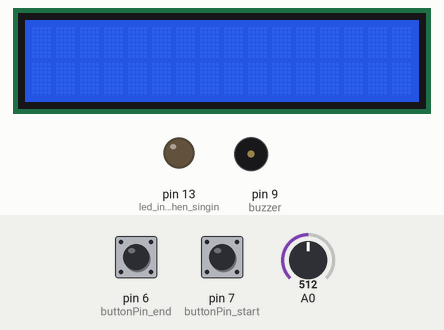
The sketch below on a simulated Arduino Uno, built with avr-gcc and run on an emulated ATmega328P. On the bench: 16×2 character LCD, output pins drawn as LEDs (lit = HIGH), buzzer (waves = sounding). Dashed ring = blinking. The inputs (shaded band) are chosen by the test bench; at power-on: pin 6 (buttonPin_end) LOW, pin 7 (buttonPin_start) LOW, A0 = 512. Random numbers use the default seed unless the sketch sets one; what the sketch prints to the serial monitor is not drawn.

Above: at 1.2 s.
1.3 s: pin 6 (buttonPin_end) pulled HIGH for 0.15 s
At 1.43 s:
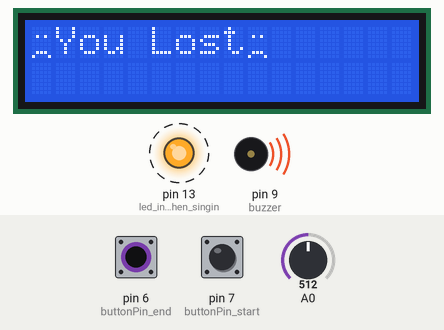
3.0 s: pin 7 (buttonPin_start) pulled HIGH for 1 s
At 4.06 s:
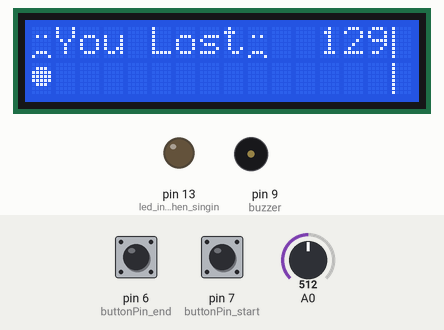
6.7 s: pin 6 (buttonPin_end) pulled HIGH for 1 s
At 10.4 s:
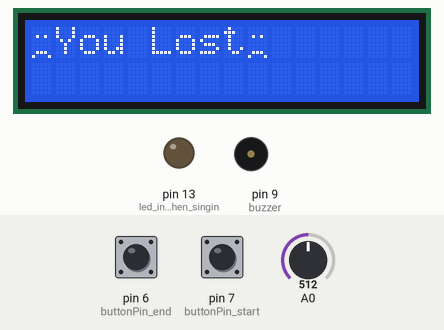
10.7 s: A0 set to 6
At 13.02 s:
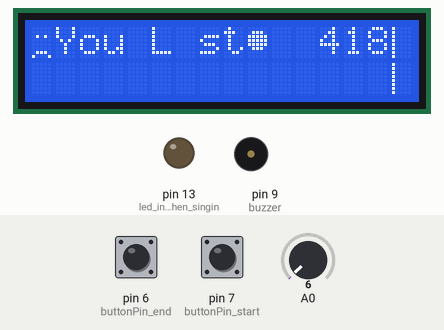
13.7 s: pin 6 (buttonPin_end) pulled HIGH for 0.15 s
At 15.79 s:
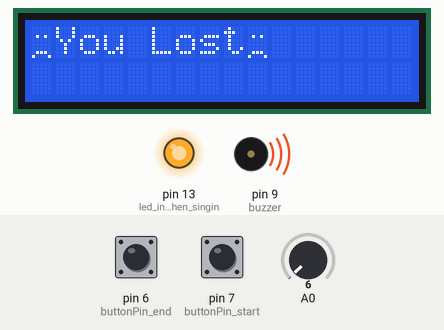
16.8 s: pin 6 (buttonPin_end) pulled HIGH for 3.2 s
At 21.03 s:
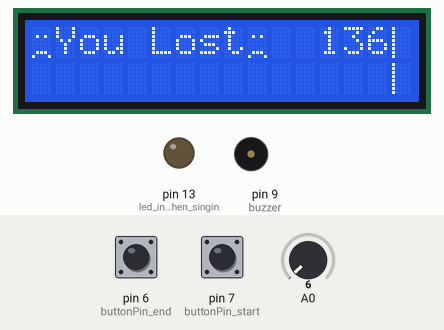
Timing chart, 0 to 22.5 s (numbered marks = the images above; inputs shaded):
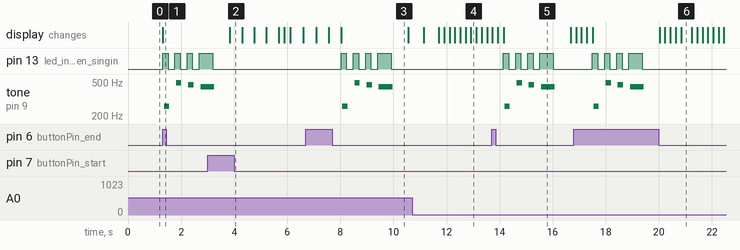

The sketch:

catch_the_ball.ino
```cpp
#include <LiquidCrystal.h>
#include "pitches.h"
#define melodyPin 9

// constants won't change. They're used here to set pin numbers:
const int buttonPin_start = 7;     // the number of the START pushbutton pin
const int buttonPin_end = 6;      // the number of the END pushbutton pin
const int rs = 12, en = 11, d4 = 5, d5 = 4, d6 = 3, d7 = 2;
LiquidCrystal lcd(rs, en, d4, d5, d6, d7);

// make some custom characters:
byte ball[8] = {
  0b00000,
  0b01110,
  0b11111,
  0b11111,
  0b11111,
  0b01110,
  0b00000,
  0b00000
};
byte antiball[8] = {
  0b00000,
  0b00000,
  0b00000,
  0b00000,
  0b00000,
  0b00000,
  0b00000,
  0b00000
};
byte sidewaysheart[8] = {
  0b00000,
  0b11100,
  0b11110,
  0b01111,
  0b11110,
  0b11100,
  0b00000,
  0b00000
};
byte barrier[8] = {
  0b10000,
  0b10000,
  0b10000,
  0b10000,
  0b10000,
  0b10000,
  0b10000,
  0b10000
};
byte heart[8] = {
  0b00000,
  0b01010,
  0b11111,
  0b11111,
  0b11111,
  0b01110,
  0b00100,
  0b00000
};
byte smiley[8] = {
  0b00000,
  0b00000,
  0b01010,
  0b00000,
  0b00000,
  0b10001,
  0b01110,
  0b00000
};
byte frownie[8] = {
  0b00000,
  0b00000,
  0b01010,
  0b00000,
  0b00000,
  0b00000,
  0b01110,
  0b10001
};

int falling = 0;
long randSpeed;
long randMove;

//Mario main theme melody
int melody[] = {
  NOTE_E7, NOTE_E7, 0, NOTE_E7,
  0, NOTE_C7, NOTE_E7, 0,
  NOTE_G7, 0, 0,  0,
  NOTE_G6, 0, 0, 0,

  NOTE_C7, 0, 0, NOTE_G6,
  0, 0, NOTE_E6, 0,
  0, NOTE_A6, 0, NOTE_B6,
  0, NOTE_AS6, NOTE_A6, 0,

  NOTE_G6, NOTE_E7, NOTE_G7,
  NOTE_A7, 0, NOTE_F7, NOTE_G7,
  0, NOTE_E7, 0, NOTE_C7,
  NOTE_D7, NOTE_B6, 0, 0,

  NOTE_C7, 0, 0, NOTE_G6,
  0, 0, NOTE_E6, 0,
  0, NOTE_A6, 0, NOTE_B6,
  0, NOTE_AS6, NOTE_A6, 0,

  NOTE_G6, NOTE_E7, NOTE_G7,
  NOTE_A7, 0, NOTE_F7, NOTE_G7,
  0, NOTE_E7, 0, NOTE_C7,
  NOTE_D7, NOTE_B6, 0, 0
};
//Mario main them tempo
int tempo[] = {
  12, 12, 12, 12,
  12, 12, 12, 12,
  12, 12, 12, 12,
  12, 12, 12, 12,

  12, 12, 12, 12,
  12, 12, 12, 12,
  12, 12, 12, 12,
  12, 12, 12, 12,

  9, 9, 9,
  12, 12, 12, 12,
  12, 12, 12, 12,
  12, 12, 12, 12,

  12, 12, 12, 12,
  12, 12, 12, 12,
  12, 12, 12, 12,
  12, 12, 12, 12,

  9, 9, 9,
  12, 12, 12, 12,
  12, 12, 12, 12,
  12, 12, 12, 12,
};
// Feilure
int feilure_melody[] = {
  NOTE_C4, NOTE_B4, NOTE_AS4, NOTE_A4,
};
// Feilure tempo
int feilure_tempo[] = {
  5, 5, 5, 2
};

// variables will change:
int buttonState_start = 0;         // variable for reading the START pushbutton status
int buttonState_end = 0;         // variable for reading the end pushbutton status
uint32_t t_start = micros();   // variable storing the start time
uint32_t t_end = micros();    // variable storing the end time
uint32_t t_bottom = micros(); // variable storing the time ball reaches bottom
uint32_t time_diff = 0;
int b1_on_num = 0;


void setup() {

  // initialize the pushbutton pins as inputs:
  pinMode(buttonPin_start, INPUT);
  pinMode(buttonPin_end, INPUT);
  // initialize the lcd screen
  lcd.begin(16, 2);
  // create a new character
  lcd.createChar(0, ball);
  lcd.createChar(1, antiball);
  lcd.createChar(2, barrier);
  lcd.createChar(3, smiley);
  lcd.createChar(4, frownie);

  Serial.begin(9600);
  pinMode(9, OUTPUT);//buzzer
  pinMode(13, OUTPUT);//led indicator when singing a note
  //    //sing the tunes

}

void loop() {
 // read the state of the pushbutton value:
 buttonState_start = digitalRead(buttonPin_start);
 buttonState_end = digitalRead(buttonPin_end);
 if (buttonState_start == HIGH) {
   b1_on_num = 1; // record the start time and start the animation
   t_start = micros();
 }

 if (b1_on_num == 1) {//start button has been pressed
   // start the animation
   //create barrier
   lcd.setCursor(15, 0);
   lcd.write((byte)2);
   lcd.setCursor(15, 1);
   lcd.write((byte)2);

   // read the potentiometer on A0:
   int sensorReading = analogRead(A0);
   // map the result to 200 - 1000:
   //random ball speed
   randSpeed = random(50, 1000);
   //random ball movement
   randMove = random(0, 2);
   int delayTime = map(sensorReading, 0, 1023, 200, randSpeed);
   lcd.setCursor(falling, randMove);
   lcd.write(byte(0));
   delay(delayTime);
   lcd.setCursor(falling, randMove);
   lcd.write(byte(1));
   if(falling < 16){
     if(falling == 15){
       Serial.println("bottom");
       t_bottom = micros();
     }
     falling= falling +1;
   }
   else{
     falling = 0;
   }
   lcd.setCursor(falling, randMove);
   delay(delayTime);
 }
 // check if the END pushbutton is pressed. If it is, the buttonState is HIGH:
 if (buttonState_end == HIGH) {
    t_end = micros();
    lcd.clear();
    delay(5);
    time_diff = t_end - t_bottom;
    if (abs(time_diff)<=500000){
      YouWon();
      sing(1);
    }
    else{
      YouLost();
      sing(2);
    }
    lcd.setCursor(12, 0);
    // print the number of seconds elipse
    lcd.print((t_end - t_start) / 1000);
    // Turn on the display:
    lcd.display();
 }
}

int song = 0;

void sing(int s) {
  // iterate over the notes of the melody:
  song = s;
  if (song == 2) {
    Serial.println(" 'Feilure Theme'");
    int size = sizeof(feilure_melody) / sizeof(int);
    for (int thisNote = 0; thisNote < size; thisNote++) {

      // to calculate the note duration, take one second
      // divided by the note type.
      //e.g. quarter note = 1000 / 4, eighth note = 1000/8, etc.
      int noteDuration = 1000 / feilure_tempo[thisNote];

      buzz(melodyPin, feilure_melody[thisNote], noteDuration);

      // to distinguish the notes, set a minimum time between them.
      // the note's duration + 30% seems to work well:
      int pauseBetweenNotes = noteDuration * 1.30;
      delay(pauseBetweenNotes);

      // stop the tone playing:
      buzz(melodyPin, 0, noteDuration);

    }

  } else {

    Serial.println(" 'Mario Theme'");
    int size = sizeof(melody) / sizeof(int);
    for (int thisNote = 0; thisNote < size; thisNote++) {

      // to calculate the note duration, take one second
      // divided by the note type.
      //e.g. quarter note = 1000 / 4, eighth note = 1000/8, etc.
      int noteDuration = 1000 / tempo[thisNote];

      buzz(melodyPin, melody[thisNote], noteDuration);

      // to distinguish the notes, set a minimum time between them.
      // the note's duration + 30% seems to work well:
      int pauseBetweenNotes = noteDuration * 1.30;
      delay(pauseBetweenNotes);

      // stop the tone playing:
      buzz(melodyPin, 0, noteDuration);

    }
  }
}

void buzz(int targetPin, long frequency, long length) {
  digitalWrite(13, HIGH);
  long delayValue = 1000000 / frequency / 2; // calculate the delay value between transitions
  //// 1 second's worth of microseconds, divided by the frequency, then split in half since
  //// there are two phases to each cycle
  long numCycles = frequency * length / 1000; // calculate the number of cycles for proper timing
  //// multiply frequency, which is really cycles per second, by the number of seconds to
  //// get the total number of cycles to produce
  for (long i = 0; i < numCycles; i++) { // for the calculated length of time...
    digitalWrite(targetPin, HIGH); // write the buzzer pin high to push out the diaphram
    delayMicroseconds(delayValue); // wait for the calculated delay value
    digitalWrite(targetPin, LOW); // write the buzzer pin low to pull back the diaphram
    delayMicroseconds(delayValue); // wait again or the calculated delay value
  }
  digitalWrite(13, LOW);

}

void YouWon()
{
    lcd.setCursor(0, 0);
    lcd.write((byte)3);
    lcd.print("You won!!");
    lcd.write((byte)3);
}
void YouLost()
{
    lcd.setCursor(0, 0);
    lcd.write((byte)4);
    lcd.print("You Lost");
    lcd.write((byte)4);
}
```

pitches.h
```cpp
/*************************************************
 * Public Constants
 *************************************************/

#define NOTE_B0  31
#define NOTE_C1  33
#define NOTE_CS1 35
#define NOTE_D1  37
#define NOTE_DS1 39
#define NOTE_E1  41
#define NOTE_F1  44
#define NOTE_FS1 46
#define NOTE_G1  49
#define NOTE_GS1 52
#define NOTE_A1  55
#define NOTE_AS1 58
#define NOTE_B1  62
#define NOTE_C2  65
#define NOTE_CS2 69
#define NOTE_D2  73
#define NOTE_DS2 78
#define NOTE_E2  82
#define NOTE_F2  87
#define NOTE_FS2 93
#define NOTE_G2  98
#define NOTE_GS2 104
#define NOTE_A2  110
#define NOTE_AS2 117
#define NOTE_B2  123
#define NOTE_C3  131
#define NOTE_CS3 139
#define NOTE_D3  147
#define NOTE_DS3 156
#define NOTE_E3  165
#define NOTE_F3  175
#define NOTE_FS3 185
#define NOTE_G3  196
#define NOTE_GS3 208
#define NOTE_A3  220
#define NOTE_AS3 233
#define NOTE_B3  247
#define NOTE_C4  262
#define NOTE_CS4 277
#define NOTE_D4  294
#define NOTE_DS4 311
#define NOTE_E4  330
#define NOTE_F4  349
#define NOTE_FS4 370
#define NOTE_G4  392
#define NOTE_GS4 415
#define NOTE_A4  440
#define NOTE_AS4 466
#define NOTE_B4  494
#define NOTE_C5  523
#define NOTE_CS5 554
#define NOTE_D5  587
#define NOTE_DS5 622
#define NOTE_E5  659
#define NOTE_F5  698
#define NOTE_FS5 740
#define NOTE_G5  784
#define NOTE_GS5 831
#define NOTE_A5  880
#define NOTE_AS5 932
#define NOTE_B5  988
#define NOTE_C6  1047
#define NOTE_CS6 1109
#define NOTE_D6  1175
#define NOTE_DS6 1245
#define NOTE_E6  1319
#define NOTE_F6  1397
#define NOTE_FS6 1480
#define NOTE_G6  1568
#define NOTE_GS6 1661
#define NOTE_A6  1760
#define NOTE_AS6 1865
#define NOTE_B6  1976
#define NOTE_C7  2093
#define NOTE_CS7 2217
#define NOTE_D7  2349
#define NOTE_DS7 2489
#define NOTE_E7  2637
#define NOTE_F7  2794
#define NOTE_FS7 2960
#define NOTE_G7  3136
#define NOTE_GS7 3322
#define NOTE_A7  3520
#define NOTE_AS7 3729
#define NOTE_B7  3951
#define NOTE_C8  4186
#define NOTE_CS8 4435
#define NOTE_D8  4699
#define NOTE_DS8 4978
```

Measured:
- after the input at 1.3 s, pin 13 (led_indicator_when_singin): alternates HIGH for 0.20 s and LOW for 0.26 s, starting at once; tone on pin 9 (buzzer): plays 261 Hz for 0.20 s, 492 Hz for 0.20 s, 464 Hz for 0.20 s, 438 Hz for 0.27 s, starting after 0.06 s; the display: changes at once (image 1)
- after the input at 6.7 s, pin 13 (led_indicator_when_singin): goes 3 × (HIGH 0.20 s, LOW 0.26 s), HIGH 0.50 s, then LOW, starting after 1.3 s; tone on pin 9 (buzzer): plays 261 Hz for 0.20 s, 492 Hz for 0.20 s, 464 Hz for 0.20 s, 438 Hz for 0.52 s, starting after 1.4 s
- after the input at 13.7 s, pin 13 (led_indicator_when_singin): goes 3 × (HIGH 0.20 s, LOW 0.26 s), HIGH 0.50 s, then LOW, starting after 0.44 s; tone on pin 9 (buzzer): plays 261 Hz for 0.20 s, 492 Hz for 0.20 s, 465 Hz for 0.20 s, 438 Hz for 0.52 s, starting after 0.49 s
- after the input at 16.8 s, pin 13 (led_indicator_when_singin): goes 3 × (HIGH 0.20 s, LOW 0.26 s), HIGH 0.50 s, then LOW, starting after 0.70 s; tone on pin 9 (buzzer): plays 261 Hz for 0.20 s, 492 Hz for 0.20 s, 464 Hz for 0.20 s, 438 Hz for 0.52 s, starting after 0.74 s
- what the display in image 6 shows lasts 0.4 s, from 20.8 s to 21.2 s
